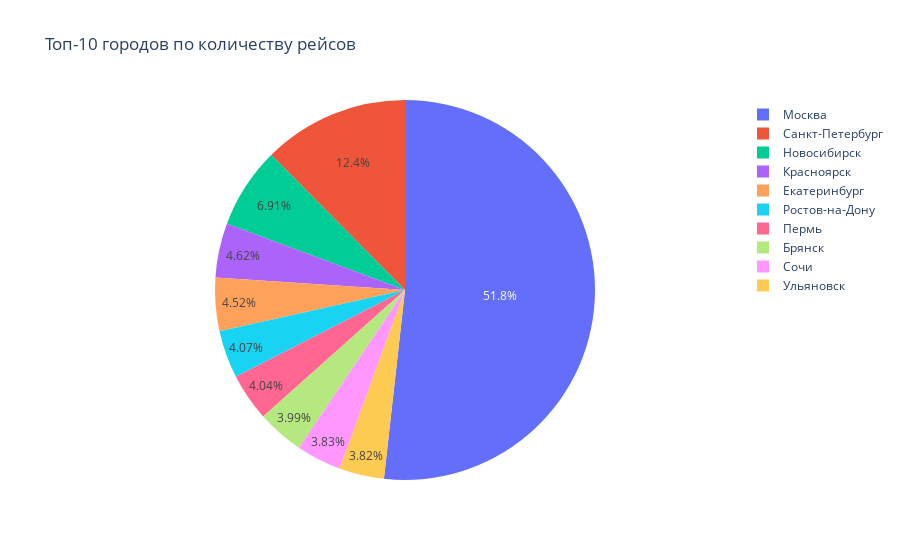

Here is the notebook cell this chart was saved with:
### Code cell
fig = px.pie(top10, values='average_flights', names='city', title='Топ-10 городов по количеству рейсов')
fig.show()

### Figure 1 — Plotly figure (JSON) as saved in the notebook; plotly's stock layout.template omitted (floating-point values rounded to 4 significant figures)
{"data": [{"domain": {"x": [0, 1], "y": [0, 1]}, "hovertemplate": "city=%{label}<br>average_flights=%{value}<extra></extra>", "labels": ["Москва", "Санкт-Петербург", "Новосибирск", "Красноярск", "Екатеринбург", "Ростов-на-Дону", "Пермь", "Брянск", "Сочи", "Ульяновск"], "legendgroup": "", "name": "", "showlegend": true, "type": "pie", "values": [129.8, 31.16, 17.32, 11.58, 11.32, 10.19, 10.13, 10, 9.613, 9.581]}], "layout": {"legend": {"tracegroupgap": 0}, "title": {"text": "Топ-10 городов по количеству рейсов"}}}
